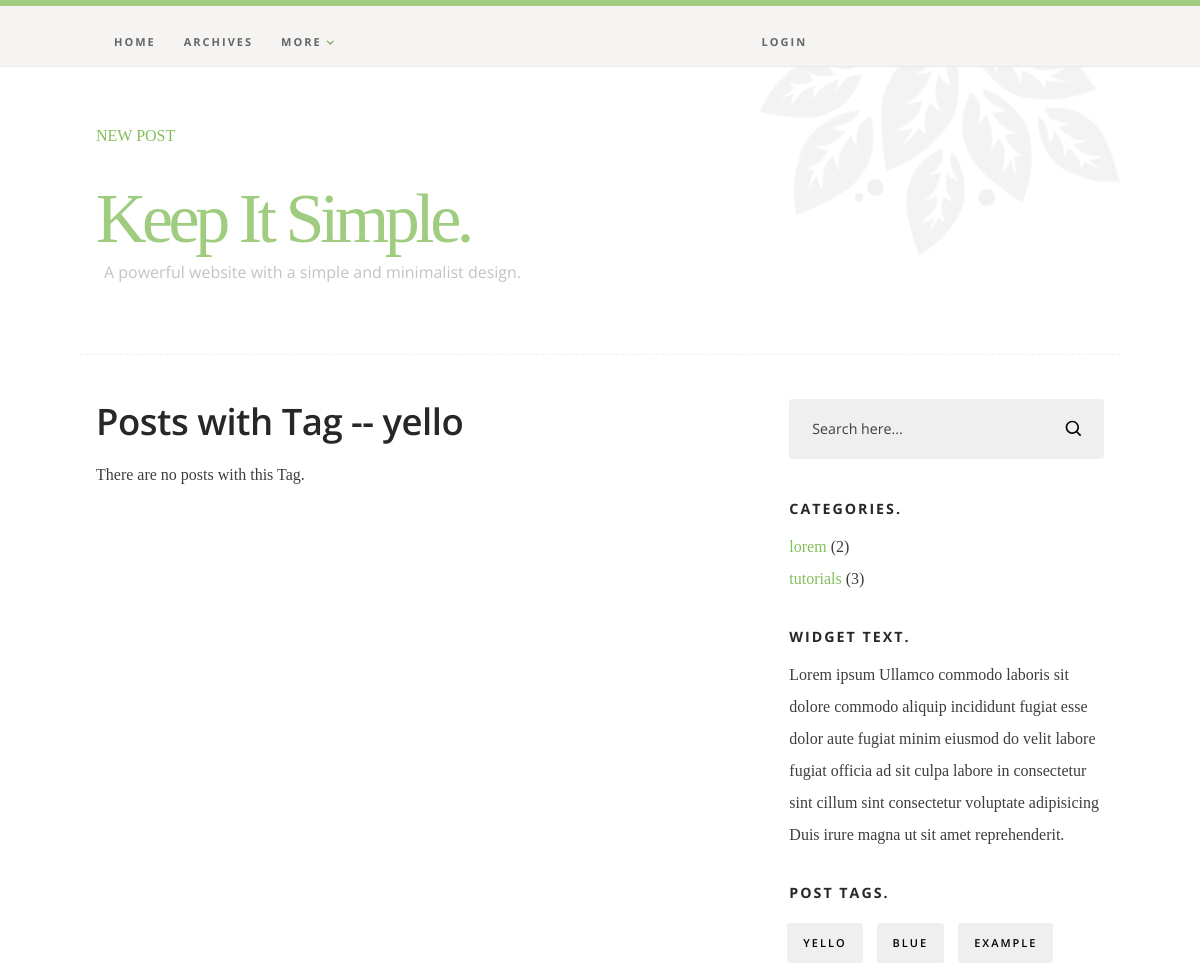
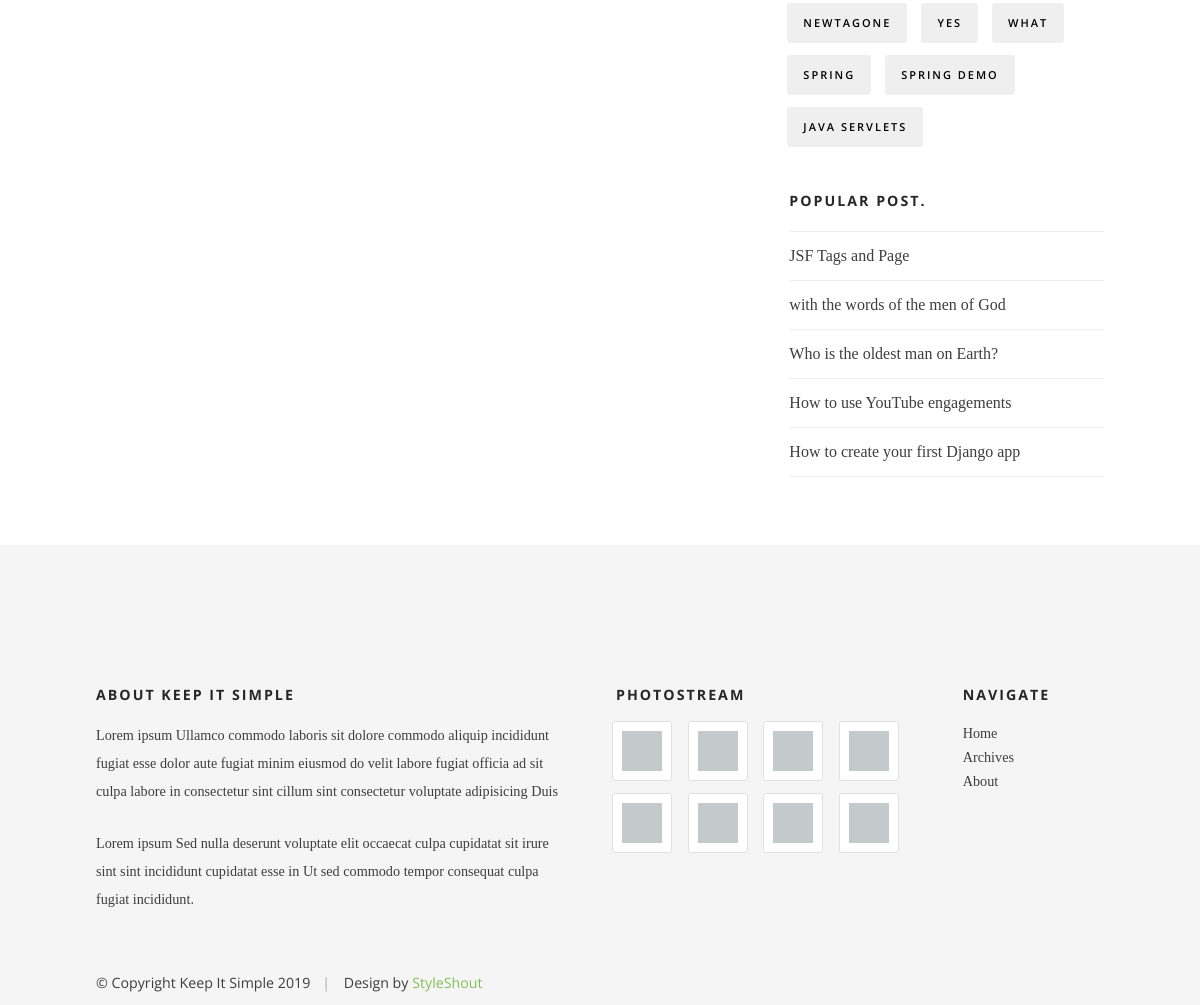
The page /tags/yello on the database as committed earlier (2 pictures, top to bottom).
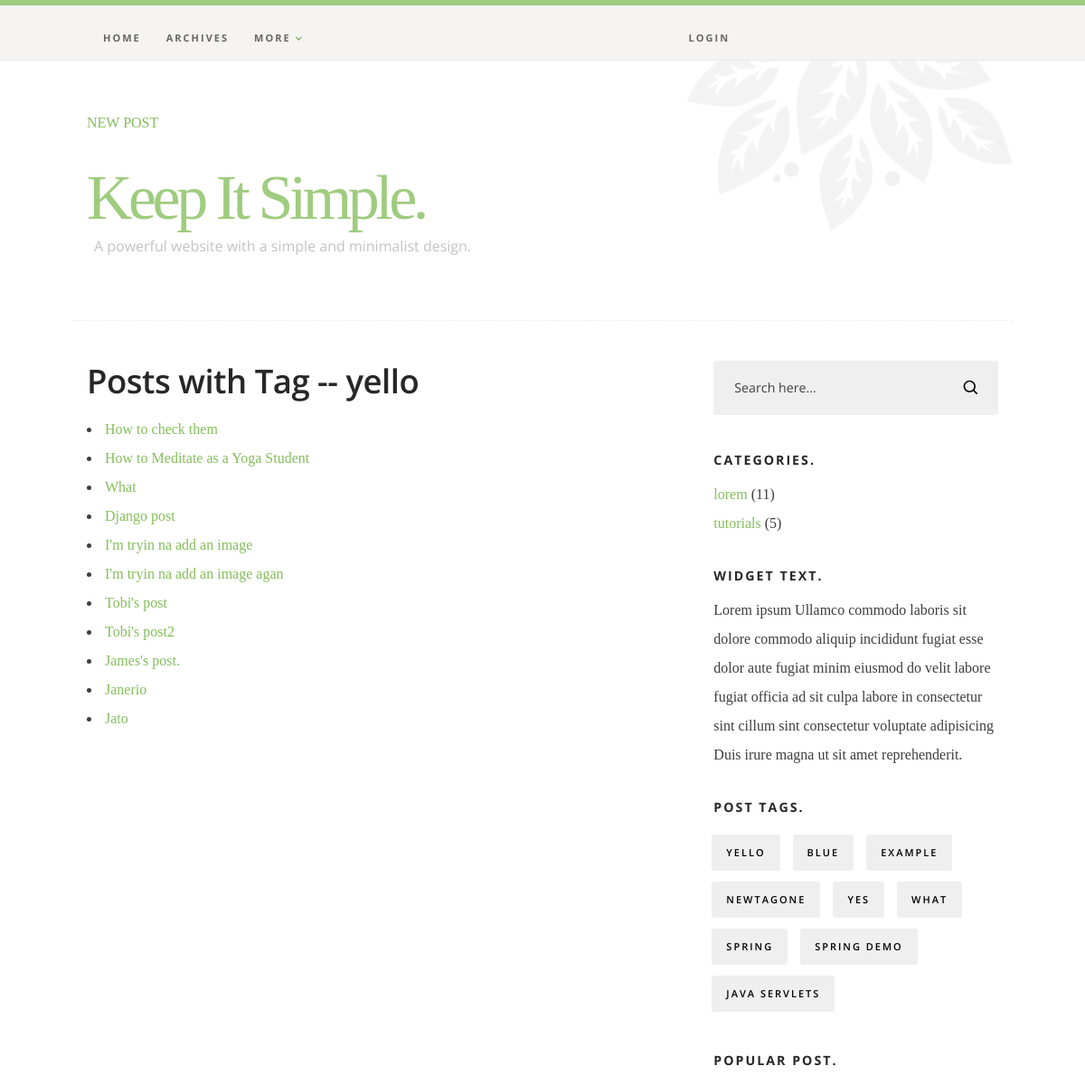
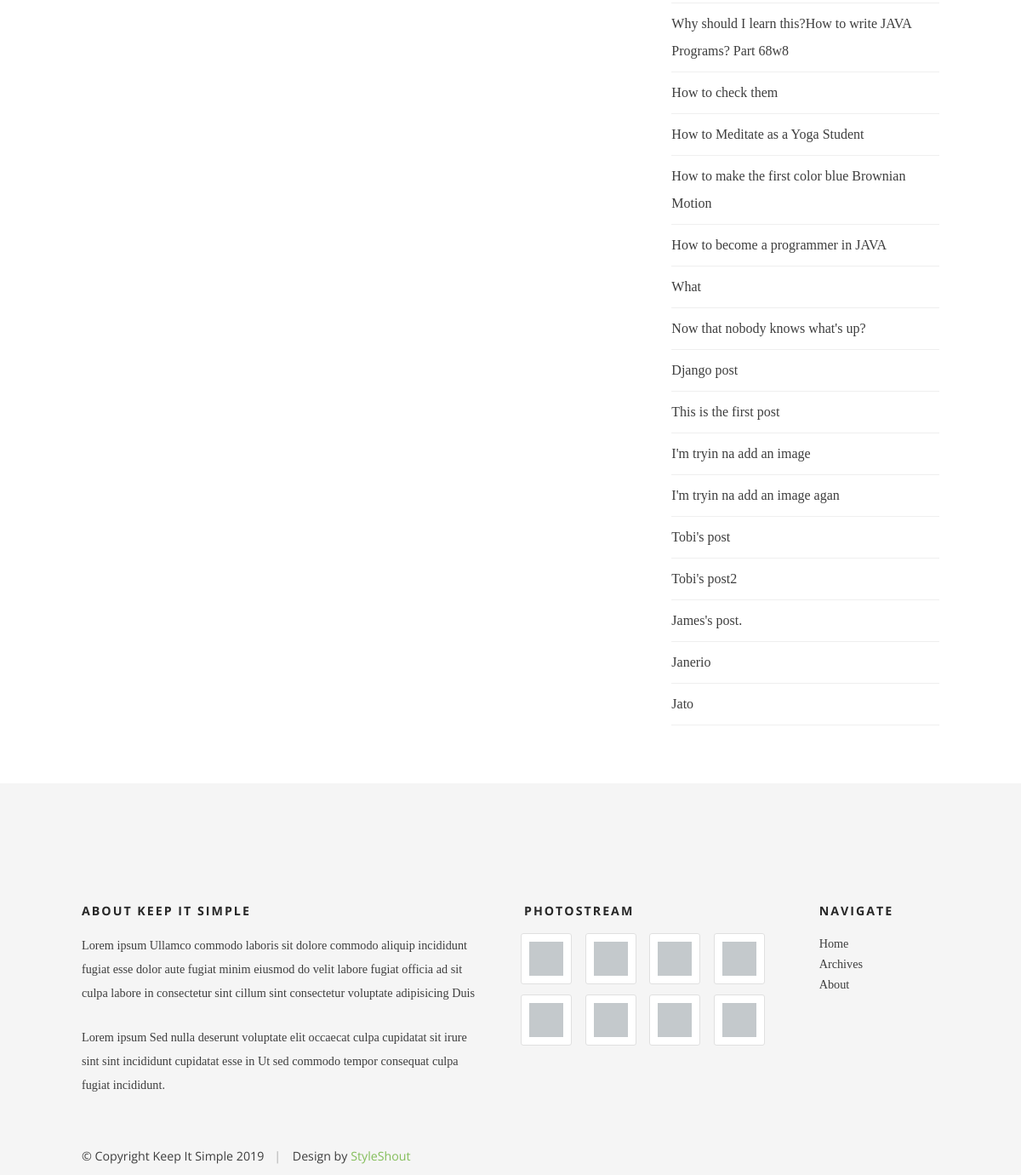
The same page on the database as committed later (2 pictures, top to bottom).
### blog/models.py (models this page shows, shortened)
class Categories(models.Model):
    category = models.CharField(max_length=50)
    class Meta:
        verbose_name = ("Categories")
        verbose_name_plural = ("Categories")

class Tags(models.Model):
    tag_name = models.CharField(max_length=50)
    class Meta:
        verbose_name = ("Tags")
        verbose_name_plural = ("Tags")

class Post(models.Model):
    post_title = models.CharField(max_length=100)
    post_body = RichTextUploadingField()
    cover = models.ImageField(upload_to='images', blank=True)
    category = models.ForeignKey(Categories, related_name='categories', on_delete=models.CASCADE)
    author = models.ForeignKey(User,related_name= "author", on_delete=models.CASCADE)
    tags = models.ManyToManyField(Tags, related_name = 'tags')
    post_date = models.DateTimeField(auto_now_add=True)
    slug = models.SlugField(default = 1)
    class Meta:
        verbose_name = ("Post")
        verbose_name_plural = ("Posts")

### blog/views.py (the view)
# urls.py: path('tags/<str:pk>', views.tagposts, name="tagposts"),
def tagposts(request, pk):
    tag = get_object_or_404(Tags, tag_name = pk)
    tagpost = tag.tags.all()
    return render(request, 'blog/tagposts.html', {'tags': tagpost, 'tag': tag})

### blog/context_processors.py (called while the page is built)
def context_process(request):
    tags = Tags.objects.all()
    categories = Categories.objects.all()
    posts = Post.objects.all()
    user = request.user
    return {'mytags': tags, 'categories': categories, 'posts': posts, 'user': user}

### blog/templates/blog/tagposts.html
{% extends "blog/base.html" %}
{% load static %}
{% block content %}
<div class="s-content">
        <div class="row">
            <div id="main" class="s-content__main large-8 column">
                <section class="page-content">
                    <h2 class="page-content__title h1">Posts with Tag -- {{tag.tag_name}}</h2>
                    {% if tags %}
                    <ul>
                        {% for tagpost in tags %}
                        <li><a href="{% url 'blog_single' tagpost.post_title %}">{{tagpost.post_title}}</a></li>
                        {% endfor %}
                    </ul>
                    {% else%}
                    <p>There are no posts with this Tag.</p>
                    {% endif %}
                </section>
           </div>
           {% include "blog/sidebar.html" %}
       </div>
   </div>
{% endblock %}

### blog/templates/blog/sidebar.html (shortened to what this page needs)
{% load static %}
<!DOCTYPE html>
<html class="no-js" lang="en">
<head>
    <link rel="stylesheet" href="{% static 'css/base.css' %}">
    <link rel="stylesheet" href="{% static 'css/main.css' %}">
</head>
<body>
<div id="sidebar" class="s-content__sidebar large-4 column">
    <div class="widget widget--search">
       <form action="{% url 'process_search' %}">
          <input type="text" name="searchbox" value="Search here..." onblur="if(this.value == '') { this.value = 'Search here...'; }" onfocus="if (this.value == 'Search here...') { this.value = ''; }" class="text-search">
          <input type="submit" value="" class="submit-search">
       </form>
    </div>
    <div class="widget widget--categories">
        <h3 class="h6">Categories.</h3>
        <ul>
            {% for category in categories %}
             <li><a href="{% url 'postlist' category.category %}" title="">{{category.category}}</a> ({{category.categories.count}})</li>
             {% endfor %}
         </ul>
     </div>
     <div class="widget widget_text group">
         <h3 class="h6">Widget Text.</h3>
         <p>
         Lorem ipsum Ullamco commodo laboris sit dolore commodo aliquip incididunt fugiat esse dolor
         aute fugiat minim eiusmod do velit labore fugiat officia ad sit culpa labore in consectetur
         sint cillum sint consectetur voluptate adipisicing Duis irure magna ut sit amet reprehenderit.
         </p>
     </div>
     <div class="widget widget_tags">
         <h3 class="h6">Post Tags.</h3>
         <div class="tagcloud group">
             {% for mtag in mytags %}
             <a href="{% url 'tagposts' mtag.tag_name %}">{{mtag.tag_name}}</a>
             {% endfor %}
         </div>
     </div>
     <div class="widget widget_popular">
         <h3 class="h6">Popular Post.</h3>
         <ul class="link-list">
             {% for p in posts %}
             <li><a href="{% url 'blog_single' p.post_title %}">{{p.post_title}}</a></li>
             {% endfor %}
         </ul>
     </div>
</div>
</body>

Rows that differ between the two databases and show on the page:
removed Post: post_title "JSF Tags and Page", shown under "POPULAR POST."
removed Post: post_title "with the words of the men of God", shown under "POPULAR POST."
removed Post: post_title "Who is the oldest man on Earth?", shown under "POPULAR POST."
removed Post: post_title "How to use YouTube engagements", shown under "POPULAR POST."
removed Post: post_title "How to create your first Django app", shown under "POPULAR POST."
added Post: post_title "How to check them"
added Post: post_title "How to Meditate as a Yoga Student"
added Post: post_title "What"
added Post: post_title "Django post"
added Post: post_title "I'm tryin na add an image"
added Post: post_title "I'm tryin na add an image agan"
added Post: post_title "Tobi's post"
added Post: post_title "Tobi's post2"
added Post: post_title "James's post."
added Post: post_title "Janerio"
added Post: post_title "Jato"
computed for Categories "lorem": categories.count "2" → "11"
computed for Categories "tutorials": categories.count "3" → "5"
added Post: post_title "Why should I learn this?How to write JAVA Programs? Part 68w8", shown under "POPULAR POST."
added Post: post_title "How to make the first color blue Brownian Motion", shown under "POPULAR POST."
added Post: post_title "How to become a programmer in JAVA", shown under "POPULAR POST."
added Post: post_title "Now that nobody knows what's up?", shown under "POPULAR POST."
added Post: post_title "This is the first post", shown under "POPULAR POST."
Other text that changed with them:
text no longer shown: "There are no posts with this Tag."
